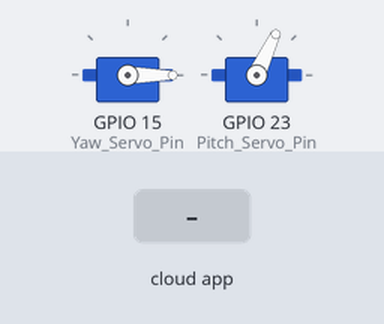
The sketch below on a simulated ESP32. On the bench: 2 × servo. The test bench sets the inputs (shaded band). The ROS host is connected and sends only what is stated.

Above: at 1.2 s.
1.3 s: the phone or cloud app sets servo1 to 0
At 2.5 s:
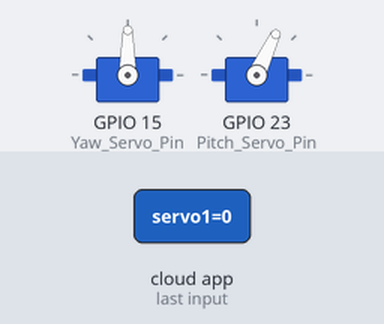
2.8 s: the phone or cloud app sets servo2 to 0
At 3.3 s:
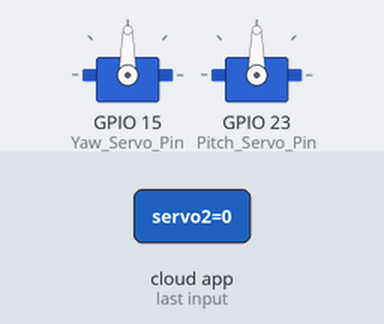
4.3 s: the phone or cloud app sets servo1 to 1
At 5.3 s:
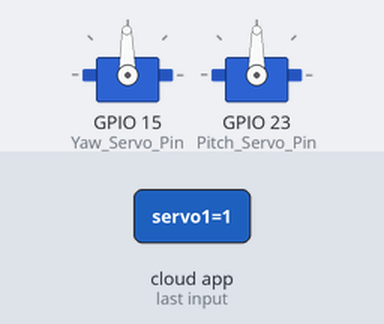
5.8 s: the phone or cloud app sets servo2 to 1
At 7.0 s:
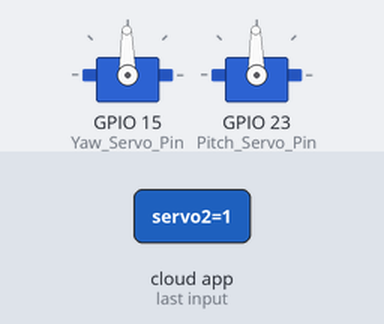
Timing chart, 0 to 8.3 s (numbered marks = the images above; inputs shaded):
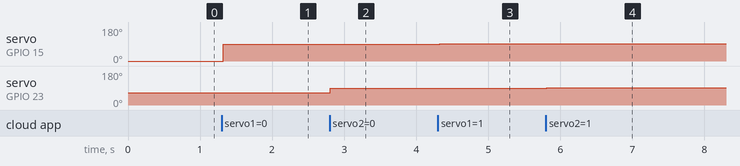

Measured:
- after the input at 1.3 s, servo on GPIO 15 (Yaw_Servo_Pin): 0° → 90° at once
- after the input at 2.8 s, servo on GPIO 23 (Pitch_Servo_Pin): 65° → 90° at once
- after the input at 4.3 s, servo on GPIO 15 (Yaw_Servo_Pin): 90° → 91° at once
- after the input at 5.8 s, servo on GPIO 23 (Pitch_Servo_Pin): 90° → 91° at once

The sketch:

ps4_ros2_esp32_control_servo.ino
```cpp
#include "servos_driver.h"
#include "ros_driver.h"

void setup() {
  // Serial.begin(115200);
  Init_Servos_Drivers();
  Init_ROS();
}

void loop() {

  Servo_control(temp_servo_data.Yaw_Servo_Data, temp_servo_data.Pitch_Servo_Data);

  RCCHECK(rclc_executor_spin_some(&Yaw_Servo_executor, RCL_MS_TO_NS(10)));
  RCCHECK(rclc_executor_spin_some(&Pitch_Servo_executor, RCL_MS_TO_NS(10)));
}
```

ros_driver.h
```cpp
#include <micro_ros_arduino.h>
#include <stdio.h>
#include <rcl/rcl.h>
#include <rcl/error_handling.h>
#include <rclc/rclc.h>
#include <rclc/executor.h>
#include <std_msgs/msg/int8.h>

// 通过宏定义的方式判断各种ROS操作是否执行成功，判断依据是RCL API返回的句柄
#define RCCHECK(fn) { rcl_ret_t temp_rc = fn; if((temp_rc != RCL_RET_OK)){error_loop();}}
#define RCSOFTCHECK(fn) { rcl_ret_t temp_rc = fn; if((temp_rc != RCL_RET_OK)){}}


rcl_subscription_t Yaw_Servo_Subscriber;
rcl_subscription_t Pitch_Servo_Subscriber;

rclc_executor_t Yaw_Servo_executor;
rclc_executor_t Pitch_Servo_executor;

rclc_support_t support;
rcl_allocator_t allocator;
rcl_node_t node;

// 定义速度话题 servo 变量
std_msgs__msg__Int8 Yaw_Servo_msg;
std_msgs__msg__Int8 Pitch_Servo_msg;


struct Servos{
  int Yaw_Servo_Data = 0;
  int Pitch_Servo_Data = 0;
};

struct Servos temp_servo_data;

void error_loop() {
  while (1) {
    delay(100);
    // Serial.println("Init ROS Error!");
  }
}

void subs_Yaw_Servo_callback(const void *msgin) {
  const std_msgs__msg__Int8 * yaw_msg = (const std_msgs__msg__Int8 *)msgin;
  temp_servo_data.Yaw_Servo_Data = 90 + (int)yaw_msg->data;
  // Serial.print("yaw: ");
  // Serial.println(temp_servo_data.Yaw_Servo_Data);
}

void subs_Pitch_Servo_callback(const void *msgin) {
  const std_msgs__msg__Int8 * pitch_msg = (const std_msgs__msg__Int8 *)msgin;
  temp_servo_data.Pitch_Servo_Data = 90 + (int)pitch_msg->data;

  // Serial.print("Pitch: ");
  // Serial.println(temp_servo_data.Pitch_Servo_Data);
}

// 初始化ROS节点 及 绑定速度订阅者。
void Init_ROS()
{
  /******************************************************************************
  // set_microros_wifi_transports("Huawei", "12345678", "192.168.27.182", 8888)的意义
  // Huawei 是WIFI热点的名字
  // 12345678 是WIFI的密码
  // 192.168.27.182 是WIFI热点给笔记本电脑分配的IP
  // 8888 是局域网内ROS2消息传输的端口号，后续在电脑端运行 micro_ros_agent 时候需要加载的参数
  ******************************************************************************/
  set_microros_wifi_transports((char*)"Huawei", (char*)"12345678", (char*)"192.168.223.182", 8888);
  allocator = rcl_get_default_allocator();

  //create init_options
  RCCHECK(rclc_support_init(&support, 0, NULL, &allocator));

  // create node
  RCCHECK(rclc_node_init_default(&node, "micro_ros_arduino_node", "", &support));

  // create Servos_subscriber
  RCCHECK(rclc_subscription_init_default(
    &Yaw_Servo_Subscriber,
    &node,
    ROSIDL_GET_MSG_TYPE_SUPPORT(std_msgs, msg, Int8),
    "/servo1"));

  RCCHECK(rclc_subscription_init_default(
    &Pitch_Servo_Subscriber,
    &node,
    ROSIDL_GET_MSG_TYPE_SUPPORT(std_msgs, msg, Int8),
    "/servo2"));

  // create executor.
  RCCHECK(rclc_executor_init(&Yaw_Servo_executor, &support.context, 1, &allocator));
  RCCHECK(rclc_executor_init(&Pitch_Servo_executor, &support.context, 1, &allocator));

  // bind callback function.
  RCCHECK(rclc_executor_add_subscription(&Yaw_Servo_executor,   &Yaw_Servo_Subscriber,    &Yaw_Servo_msg,    &subs_Yaw_Servo_callback,    ON_NEW_DATA));
  RCCHECK(rclc_executor_add_subscription(&Pitch_Servo_executor, &Pitch_Servo_Subscriber , &Pitch_Servo_msg , &subs_Pitch_Servo_callback,  ON_NEW_DATA));

}
```

servos_driver.h
```cpp
#include <ESP32Servo.h>

Servo Yaw_Servo;
Servo Pitch_Servo;

int minUs = 1000;
int maxUs = 2000;

#define Yaw_Servo_Pin 15
#define Pitch_Servo_Pin 23

#define Min_Servo_Value 0
#define Max_Servo_Value 180

#define Pitch_Min_Servo_Value 65
#define Pitch_Max_Servo_Value 145

#define Init_Angle_Value 90.0    // 需要根据实际的安装情况，选择前轮转向零位的 PWM 值，default = 90 。

int Check_PWM_Range(int Range_PWM)
{
  if (Range_PWM < Min_Servo_Value)
    Range_PWM = Min_Servo_Value;
  if (Range_PWM > Max_Servo_Value)
    Range_PWM = Max_Servo_Value;

  return Range_PWM;
}

void Servo_control(int Yaw_Degree, int Pitch_degree) //定义函数用于输出PWM的占空比
{
  Yaw_Degree = Check_PWM_Range(Yaw_Degree);
  Pitch_degree = Check_PWM_Range(Pitch_degree);


  if (Pitch_degree < Pitch_Min_Servo_Value)
    Pitch_degree = Pitch_Min_Servo_Value;
  if (Pitch_degree > Pitch_Max_Servo_Value)
    Pitch_degree = Pitch_Max_Servo_Value;

  Yaw_Servo.write(Yaw_Degree);
  Pitch_Servo.write(Pitch_degree);

  // 测试实车 的 舵机转向 PWM 值 和对应的 角度值，测完毕后需要注释掉该句话。
  // Serial.print("degree: ");
  // Serial.print(Yaw_Degree);
  // Serial.print(" ");
  // Serial.println(Pitch_degree);
}

void Init_Servos_Drivers()
{
	Yaw_Servo.setPeriodHertz(50);         // Standard 50hz servo
	Pitch_Servo.setPeriodHertz(50);      // Standard 50hz servo

	Yaw_Servo.attach(Yaw_Servo_Pin, minUs, maxUs);
	Pitch_Servo.attach(Pitch_Servo_Pin, minUs, maxUs);

  Servo_control(Init_Angle_Value,Init_Angle_Value);                  // 初始舵机角度居中
}


void Detach_Servos()
{
  Yaw_Servo.detach();
  Pitch_Servo.detach();
}
```
